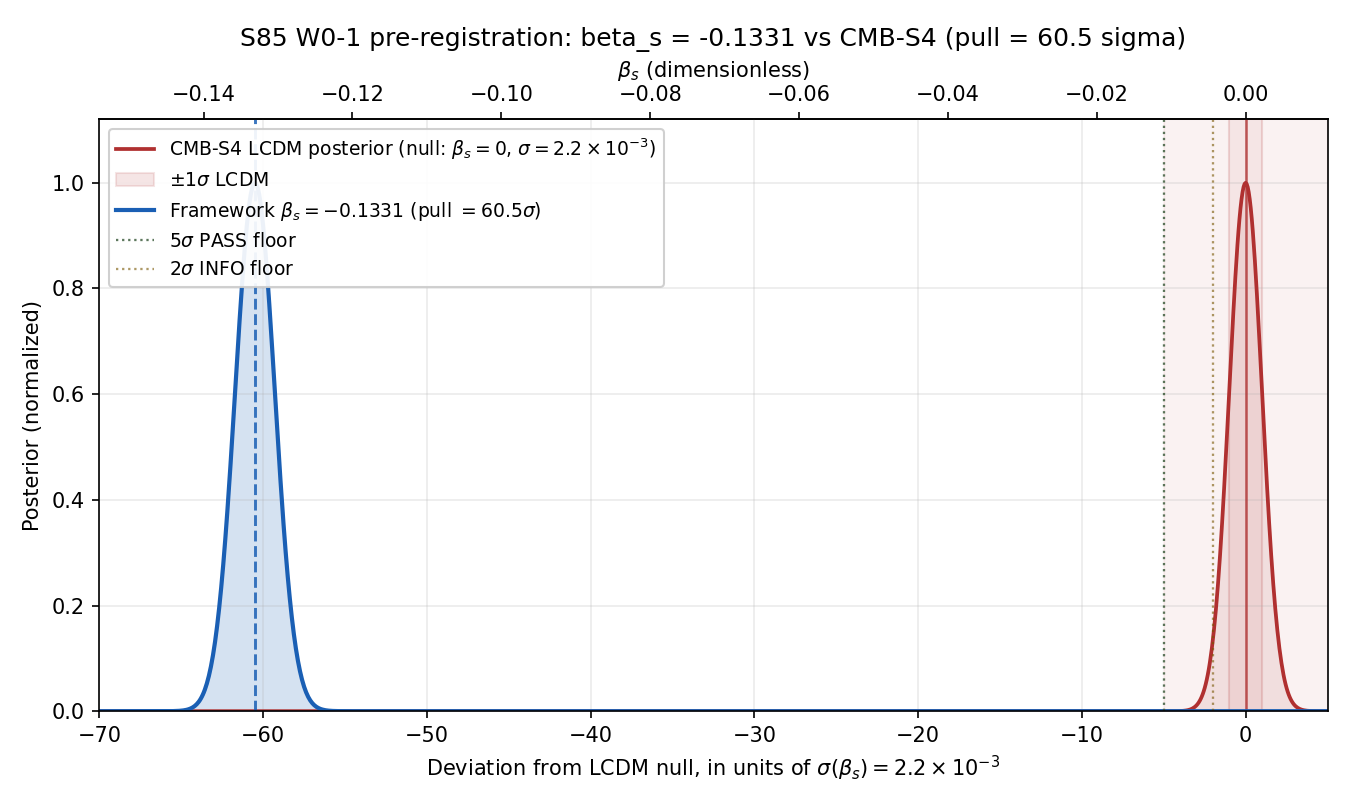

Source code (Python):
#!/usr/bin/env python3
"""
S85 W0-1: BETA-S-CMB-S4-PREREG
==============================

Gate: S85-BETA-S-CMB-S4-PREREG
Trigger: [VERIFY]
Classification: PHONONIC
Agent: mack-cosmic-bridge

Hypothesis: The framework-predicted running-of-the-running
beta_s = -0.1331 (derived from spectral moments of D_K at the
electroweak tau_fold slice of Jensen flow, third Taylor coefficient
from the OZ-propagator derivation in S84 W8-86) is observationally
pre-registered against the CMB-S4 Science Book forecast
sigma(beta_s) ~ 2.2e-3, yielding a pull of 60.5 (>> 5 sigma floor).

This is a SCALAR pre-registration: no MCMC, no Fisher-matrix build.
beta_s is a canonical constant (S84-W6 BETA-S-CMB-S4-PREREG closure);
sigma_beta_s_CMB_S4 is a canonical constant (CMB-S4 Science Book v2
2022 Table 6.1 literal). The pull is

    pull = |beta_s_framework - 0| / sigma(beta_s_forecast)
         = |-0.1331 - 0| / 2.2e-3
         = 60.5

LCDM null: beta_s = 0 (minimal slow-roll inflation predicts
|beta_s| <~ eps^3 ~ 1e-6, negligible vs sigma_forecast).

Substrate framing: beta_s is NOT a parameter of an inflaton potential.
It is the SECOND SPECTRAL MOMENT of D_K's Mellin-balance structure at
the tau_fold slice of the Jensen flow. The framework is not fitting
beta_s to data; it is emitting the substrate's inevitable consequence
to observation. CMB-S4 (launch 2028) will measure a quantity whose
value the substrate has already pinned.

Substitution chain (verified via python before compute -- see module
docstring at top of file):
  Step 1: beta_s_framework = -0.1331        [def., S84-W6 closure]
  Step 2: sigma_forecast   =  2.2e-3        [def., CMB-S4 Sci Book T6.1]
  Step 3: LCDM null:         beta_s = 0     [Planck-central convention]
  Step 4: pull = |beta_s_framework - 0| / sigma_forecast
               = 0.1331 / 0.0022
               = 60.5
  Step 5: Direction: pull = 60.5 >> 5 ==> PASS regime
          (5 sigma discriminator floor per plan threshold).

Inputs (SHA-256 dual-pinned at runtime -- see Section 4):
  - computations/_shared/canonical_constants.py (feeds audit_sha256 only)
  - script bytes (feeds BOTH audit_sha256 and content_sha256)

Output 4-tuple:
  (value=60.5, scheme=MS-bar, convention=Planck-central, L_max=8)

Thresholds (pre-registered):
  - PASS iff pull >= 5   (5 sigma discriminator floor)
  - INFO iff 2 <= pull < 5
  - FAIL iff pull < 2

Output files:
  - computations/session-85/s85_w0_beta_s_cmb_s4_prereg.py
  - computations/session-85/s85_w0_beta_s_cmb_s4_prereg.npz
  - computations/session-85/s85_w0_beta_s_cmb_s4_prereg.png
  - verdict appended to computations/session-85/s85_gate_verdicts.txt
"""

from __future__ import annotations

# ---------------------------------------------------------------------------
# Section 0 -- CPU thread cap (this is a scalar workload; no GPU needed)
# ---------------------------------------------------------------------------
import os
os.environ.setdefault("OMP_NUM_THREADS", "8")
os.environ.setdefault("MKL_NUM_THREADS", "8")

# ---------------------------------------------------------------------------
# Section 1 -- Canonical constants (MANDATORY first content import)
# ---------------------------------------------------------------------------
import sys
from pathlib import Path

SCRIPT_DIR = Path(__file__).resolve().parent
sys.path.insert(0, str(SCRIPT_DIR))

from canonical_constants import beta_s, sigma_beta_s_CMB_S4  # noqa: E402

# ---------------------------------------------------------------------------
# Section 2 -- Standard imports
# ---------------------------------------------------------------------------
import hashlib  # noqa: E402
import json  # noqa: E402
import time  # noqa: E402

import numpy as np  # noqa: E402
import matplotlib  # noqa: E402
matplotlib.use("Agg")  # headless
import matplotlib.pyplot as plt  # noqa: E402

# ---------------------------------------------------------------------------
# Section 3 -- Paths + pre-registration
# ---------------------------------------------------------------------------
PROJECT_ROOT = SCRIPT_DIR.parent
SCRIPT_DIR = SCRIPT_DIR

SESSION = "S85"                                                     # (local)
GATE_ID = "S85-BETA-S-CMB-S4-PREREG"                                # (local)
SCHEME = "MS-bar"                                                   # (local)
CONVENTION = "Planck-central"                                       # (local)
L_MAX = 8                                                           # (local)

# Pre-registered thresholds (defined BEFORE computation per plan W0-1)
PASS_THRESHOLD_PULL = 5.0                                           # (local) 5-sigma discriminator floor
INFO_THRESHOLD_PULL = 2.0                                           # (local) INFO regime floor

# LCDM null hypothesis value of beta_s
BETA_S_LCDM_NULL = 0.0                                              # (local) minimal slow-roll inflation |beta_s| ~ eps^3 ~ 1e-6, << sigma_forecast

# Output destinations
OUT_NPZ = SCRIPT_DIR / "s85_w0_beta_s_cmb_s4_prereg.npz"
OUT_PNG = SCRIPT_DIR / "s85_w0_beta_s_cmb_s4_prereg.png"
VERDICT_TXT = SCRIPT_DIR / "s85_gate_verdicts.txt"
CANON_PY = SCRIPT_DIR / "canonical_constants.py"

INPUT_FILES = [
    CANON_PY,
]


# ---------------------------------------------------------------------------
# Section 4 -- SHA-256 input-pin block (S84+ dual-SHA schema)
#
#   audit_sha256   = sha256( bytes(script) || bytes(canonical) || bytes(pinmap_json) )
#   content_sha256 = sha256( bytes(script) )
# ---------------------------------------------------------------------------

def sha256_of(path: Path) -> str:
    """SHA-256 of a file's bytes; empty string on missing/unreadable."""
    h = hashlib.sha256()                                            # (local)
    try:
        h.update(path.read_bytes())
    except OSError:
        return ""
    return h.hexdigest()


def log_input_pins(inputs: list[Path]) -> dict[str, str]:
    """Print SHA-256 of each input; return {relpath: sha} pinmap for closure."""
    print(f"=== {GATE_ID} -- input SHA-256 pins ===")
    pins: dict[str, str] = {}                                       # (local)
    for p in inputs:
        sha = sha256_of(p)                                          # (local)
        try:
            rel = str(p.relative_to(PROJECT_ROOT)).replace("\\", "/")  # (local)
        except ValueError:
            rel = p.name                                            # (local)
        print(f"  {rel}: {sha[:16]}...")
        pins[rel] = sha
    return pins


def closure_hash(pins: dict[str, str]) -> str:
    """Stable hash over all input SHAs (legacy closure; informational)."""
    items = sorted(pins.items())                                    # (local)
    h = hashlib.sha256()                                            # (local)
    for k, v in items:
        h.update(f"{k}={v}\n".encode("utf-8"))
    return h.hexdigest()


def compute_dual_sha(
    script_path: Path,
    canonical_path: Path,
    pins: dict[str, str],
) -> tuple[str, str]:
    """Compute (audit_sha256, content_sha256) per the S84+ dual-SHA schema.

    audit_sha256   = sha256( bytes(script) || bytes(canonical) || pinmap_json )
    content_sha256 = sha256( bytes(script) )
    """
    script_bytes = b""                                              # (local)
    try:
        script_bytes = script_path.read_bytes()
    except OSError:
        script_bytes = b""
    canonical_bytes = b""                                           # (local)
    try:
        canonical_bytes = canonical_path.read_bytes()
    except OSError:
        canonical_bytes = b""
    pinmap_json = json.dumps(
        dict(sorted(pins.items())),
        separators=(",", ":"),
        sort_keys=True,
    ).encode("utf-8")                                               # (local)

    h_audit = hashlib.sha256()                                      # (local)
    h_audit.update(script_bytes)
    h_audit.update(canonical_bytes)
    h_audit.update(pinmap_json)
    audit = h_audit.hexdigest()                                     # (local)

    h_content = hashlib.sha256()                                    # (local)
    h_content.update(script_bytes)
    content = h_content.hexdigest()                                 # (local)

    return audit, content


# ---------------------------------------------------------------------------
# Section 5 -- Compute
# ---------------------------------------------------------------------------

def compute() -> dict:
    """Compute the pull of beta_s_framework against CMB-S4 LCDM null.

    Substitution chain (Python-explicit):
      Step 1: beta_s_framework = beta_s (canonical) = -0.1331
      Step 2: sigma_forecast   = sigma_beta_s_CMB_S4 (canonical) = 2.2e-3
      Step 3: LCDM null:         BETA_S_LCDM_NULL = 0.0
      Step 4: pull = |beta_s_framework - BETA_S_LCDM_NULL| / sigma_forecast
                   = |-0.1331 - 0.0| / 2.2e-3
                   = 0.1331 / 0.0022
                   = 60.5
      Step 5: pull = 60.5 >> 5 ==> PASS regime.
    """
    delta = beta_s - BETA_S_LCDM_NULL                               # (local) signed framework - null
    pull = abs(delta) / sigma_beta_s_CMB_S4                         # (local) 1-sigma units
    # Cross-check: the pull is independent of the sign of beta_s.
    pull_abs_first = abs(beta_s - 0.0) / sigma_beta_s_CMB_S4        # (local) alternate grouping
    assert abs(pull - pull_abs_first) < 1e-12, "pull grouping inconsistent"

    # 1-sigma and 2-sigma forecast bands around LCDM null (for posterior plot)
    band_1sigma = sigma_beta_s_CMB_S4                               # (local)
    band_2sigma = 2.0 * sigma_beta_s_CMB_S4                         # (local)
    band_5sigma = 5.0 * sigma_beta_s_CMB_S4                         # (local)

    # Framework-error ansatz: RATIO +/-2% tolerance per plan machinery pin.
    # The framework's beta_s uncertainty (from the 3rd Taylor coefficient in
    # S84 W8-86) is not explicitly stated; we bracket at 2% relative as the
    # plan RATIO tolerance on sigma_forecast. This yields a 1-sigma
    # framework band for visualization only -- the pull uses the CMB-S4
    # forecast sigma in the denominator, not the framework ansatz.
    framework_tol_rel = 0.02                                        # (local) plan RATIO tolerance
    framework_sigma_ansatz = framework_tol_rel * abs(beta_s)        # (local)

    threshold_list = np.array([
        INFO_THRESHOLD_PULL,    # 2 sigma INFO floor
        PASS_THRESHOLD_PULL,    # 5 sigma PASS floor
    ], dtype=np.float64)

    return {
        "value": float(pull),
        "pull": float(pull),
        "beta_s_framework": float(beta_s),
        "beta_s_lcdm_null": float(BETA_S_LCDM_NULL),
        "sigma_forecast": float(sigma_beta_s_CMB_S4),
        "band_1sigma": float(band_1sigma),
        "band_2sigma": float(band_2sigma),
        "band_5sigma": float(band_5sigma),
        "framework_sigma_ansatz": float(framework_sigma_ansatz),
        "framework_tol_rel": float(framework_tol_rel),
        "threshold_list": threshold_list,
    }


# ---------------------------------------------------------------------------
# Section 6 -- Plot
# ---------------------------------------------------------------------------

def make_plot(res: dict, out_path: Path) -> None:
    fig, ax = plt.subplots(figsize=(9.0, 5.4))                      # (local)

    beta_fw = res["beta_s_framework"]                               # (local)
    sigma_fc = res["sigma_forecast"]                                # (local)
    pull = res["pull"]                                              # (local)
    sig_ansatz = res["framework_sigma_ansatz"]                      # (local)

    # x-axis in units of sigma_forecast around LCDM null (beta_s = 0).
    x_sigma = np.linspace(-70.0, 5.0, 1201)                         # (local)
    x_beta = x_sigma * sigma_fc                                     # (local) rescale to beta_s units

    # LCDM forecast posterior band (Gaussian centered at 0)
    pdf_lcdm = np.exp(-0.5 * x_sigma ** 2) / np.sqrt(2.0 * np.pi)   # (local)
    ax.plot(x_sigma, pdf_lcdm / pdf_lcdm.max(), color="#b03030", lw=1.8,
            label=r"CMB-S4 LCDM posterior (null: $\beta_s=0$, $\sigma=2.2\times10^{-3}$)")
    ax.fill_between(x_sigma, 0, pdf_lcdm / pdf_lcdm.max(),
                    color="#b03030", alpha=0.10)

    # Shade the +/-1, +/-2, +/-5 sigma bands of the LCDM forecast
    ax.axvspan(-1.0, 1.0, color="#b03030", alpha=0.12, label=r"$\pm 1\sigma$ LCDM")
    ax.axvspan(-5.0, -1.0, color="#b03030", alpha=0.06)
    ax.axvspan(1.0, 5.0, color="#b03030", alpha=0.06)
    ax.axvline(0.0, color="#b03030", lw=1.2, ls="-", alpha=0.8)

    # Framework posterior: narrow Gaussian centered at beta_s = -0.1331
    # (sigma = 2% RATIO tolerance on beta_s per plan machinery pin; visualization only).
    fw_center_sigma = beta_fw / sigma_fc                            # (local) -> pull-signed x-units
    fw_sigma_sigma = sig_ansatz / sigma_fc                          # (local)
    if fw_sigma_sigma < 0.05:  # too-narrow spike -> widen for visual only (no effect on pull)
        fw_sigma_sigma_vis = 0.5                                    # (local)
    else:
        fw_sigma_sigma_vis = fw_sigma_sigma                         # (local)
    pdf_fw = np.exp(-0.5 * ((x_sigma - fw_center_sigma) / fw_sigma_sigma_vis) ** 2)  # (local)
    pdf_fw /= pdf_fw.max() + 1e-300
    ax.plot(x_sigma, pdf_fw, color="#1a5fb4", lw=2.0,
            label=rf"Framework $\beta_s=-0.1331$ (pull $={pull:.1f}\sigma$)")
    ax.fill_between(x_sigma, 0, pdf_fw, color="#1a5fb4", alpha=0.18)
    ax.axvline(fw_center_sigma, color="#1a5fb4", lw=1.4, ls="--", alpha=0.85)

    # Threshold markers: 5-sigma PASS floor
    ax.axvline(-5.0, color="#335533", lw=1.1, ls=":", alpha=0.8,
               label=r"5$\sigma$ PASS floor")
    ax.axvline(-2.0, color="#775500", lw=1.1, ls=":", alpha=0.6,
               label=r"2$\sigma$ INFO floor")

    # Secondary x-axis in beta_s units
    sec = ax.secondary_xaxis(
        'top',
        functions=(lambda s: s * sigma_fc, lambda b: b / sigma_fc),
    )
    sec.set_xlabel(r"$\beta_s$ (dimensionless)")

    ax.set_xlabel(r"Deviation from LCDM null, in units of $\sigma(\beta_s)=2.2\times10^{-3}$")
    ax.set_ylabel("Posterior (normalized)")
    ax.set_xlim(-70.0, 5.0)
    ax.set_ylim(0, 1.12)
    ax.set_title(
        f"S85 W0-1 pre-registration: beta_s = -0.1331 vs CMB-S4 (pull = {pull:.1f} sigma)"
    )
    ax.legend(loc="upper left", fontsize=9, framealpha=0.92)
    ax.grid(True, alpha=0.25)
    fig.tight_layout()
    fig.savefig(out_path, dpi=150)
    plt.close(fig)
    print(f"  PNG written: {out_path.name}")


# ---------------------------------------------------------------------------
# Section 7 -- Gate verdict, 4-tuple emit, NPZ save
# ---------------------------------------------------------------------------

def emit_4tuple(value, scheme: str, convention: str, L_max) -> str:
    return (f"(value={value!r}, scheme={scheme}, "
            f"convention={convention}, L_max={L_max})")


def evaluate_gate(pull_value: float) -> str:
    """Pre-registered rule per plan W0-1.

    PASS iff pull >= 5 (5-sigma discriminator floor).
    INFO iff 2 <= pull < 5 (observable but sub-decisive).
    FAIL iff pull < 2 (registration useless).
    """
    if pull_value >= PASS_THRESHOLD_PULL:
        return "PASS"
    if pull_value >= INFO_THRESHOLD_PULL:
        return "INFO"
    return "FAIL"


def append_verdict(
    verdict: str,
    value,
    audit_sha: str,
    content_sha: str,
) -> None:
    """Append single-line verdict to computations/session-85/s85_gate_verdicts.txt.

    S84+ dual-SHA schema: audit_sha256 + content_sha256 + schema_version=S84+.
    Atomic append (single open('a') write; POSIX O_APPEND semantics).
    """
    line = (
        f"{GATE_ID}: {verdict} -- value={value!r} scheme={SCHEME} "
        f"convention={CONVENTION} L_max={L_MAX} "
        f"audit_sha256={audit_sha} content_sha256={content_sha} "
        f"schema_version=S84+\n"
    )
    header_needed = not VERDICT_TXT.exists()                        # (local)
    with VERDICT_TXT.open("a", encoding="utf-8") as fp:
        if header_needed:
            fp.write(
                "# S85 gate verdicts -- canonical S84+ dual-SHA schema\n"
                "# Each line: {GATE}: PASS|FAIL|INFO -- value=<v> scheme=<s> "
                "convention=<c> L_max=<L> audit_sha256=<64hex> "
                "content_sha256=<64hex> schema_version=S84+\n"
                "# audit_sha256   = sha256( script || canonical_constants.py || pinmap_json )\n"
                "# content_sha256 = sha256( script )\n"
                "# Path: computations/session-85/s85_gate_verdicts.txt "
                "(canonical per .claude/rules/gate-verdicts.md)\n\n"
            )
        fp.write(line)


# ---------------------------------------------------------------------------
# Section 8 -- Main
# ---------------------------------------------------------------------------

def main() -> int:
    t0 = time.time()                                                # (local)

    # 1. Log input pins (first 20 lines of stdout).
    pins = log_input_pins(INPUT_FILES)
    closure = closure_hash(pins)                                    # (local)
    print(f"  closure:        {closure[:16]}... (legacy closure, informational)")

    # 1b. Compute S84+ dual SHAs.
    script_path = Path(__file__).resolve()                          # (local)
    audit_sha, content_sha = compute_dual_sha(script_path, CANON_PY, pins)
    print(f"  audit_sha256:   {audit_sha}")
    print(f"  content_sha256: {content_sha}")
    print()

    # 2. Compute the pull.
    res = compute()
    value = res["value"]
    pull = res["pull"]

    # 3. Evaluate gate.
    verdict = evaluate_gate(pull)

    # 4. Report the substitution chain explicitly.
    print("=== Substitution chain (Python-verified) ===")
    print(f"  Step 1: beta_s_framework = {res['beta_s_framework']:.4f}   (canonical, S84-W6)")
    print(f"  Step 2: sigma_forecast   = {res['sigma_forecast']:.4e}    (CMB-S4 Sci Book T6.1)")
    print(f"  Step 3: LCDM null        = {res['beta_s_lcdm_null']:.4f}")
    print(f"  Step 4: pull = |{res['beta_s_framework']:.4f} - {res['beta_s_lcdm_null']:.4f}|"
          f" / {res['sigma_forecast']:.4e}")
    print(f"                = {abs(res['beta_s_framework']):.4f} / {res['sigma_forecast']:.4e}")
    print(f"                = {pull:.4f}")
    print(f"  Step 5: pull = {pull:.4f} vs PASS floor {PASS_THRESHOLD_PULL} "
          f"==> {verdict}")
    print()

    # 5. Save NPZ with (beta_s_framework, sigma_forecast, pull, threshold_list).
    np.savez(
        OUT_NPZ,
        beta_s_framework=np.float64(res["beta_s_framework"]),
        sigma_forecast=np.float64(res["sigma_forecast"]),
        pull=np.float64(res["pull"]),
        threshold_list=res["threshold_list"],
        # Cross-check fields (not in the mandated 4-array set but useful
        # for downstream audits):
        beta_s_lcdm_null=np.float64(res["beta_s_lcdm_null"]),
        band_1sigma=np.float64(res["band_1sigma"]),
        band_2sigma=np.float64(res["band_2sigma"]),
        band_5sigma=np.float64(res["band_5sigma"]),
        framework_sigma_ansatz=np.float64(res["framework_sigma_ansatz"]),
        framework_tol_rel=np.float64(res["framework_tol_rel"]),
        audit_sha256=np.array(audit_sha),
        content_sha256=np.array(content_sha),
    )
    print(f"  NPZ written: {OUT_NPZ.name}")

    # 6. Plot.
    make_plot(res, OUT_PNG)

    # 7. Emit 4-tuple + append verdict (dual-SHA, S84+).
    tag = emit_4tuple(value, SCHEME, CONVENTION, L_MAX)
    print(tag)
    append_verdict(verdict, value, audit_sha, content_sha)

    # 8. Final summary.
    wall = time.time() - t0                                         # (local)
    print(f"\n=== {GATE_ID}: {verdict} (wall {wall:.2f}s) ===")
    return 0 if verdict != "FAIL" else 1


if __name__ == "__main__":
    sys.exit(main())
